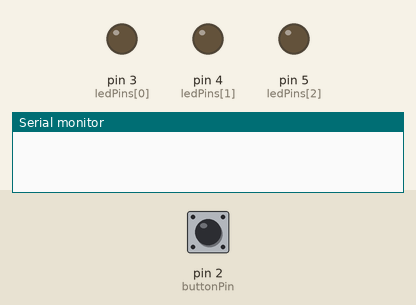
Bench run of a sketch on a simulated Arduino Uno, built with avr-gcc and run on an emulated ATmega328P. On the bench: output pins drawn as LEDs (lit = HIGH), the last lines printed to the serial monitor. Dashed ring = blinking. The test bench sets the inputs (shaded band); at power-on: pin 2 (buttonPin) HIGH.

Above: at 1.2 s.
1.3 s: pin 2 (buttonPin) pulled LOW for 0.15 s
At 1.9 s:
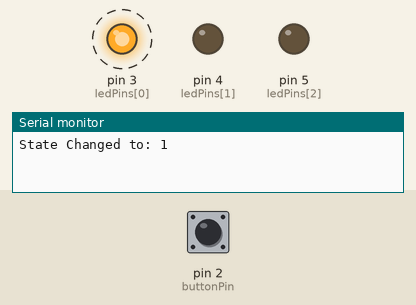
4.4 s: pin 2 (buttonPin) pulled LOW for 1 s
At 5.05 s:
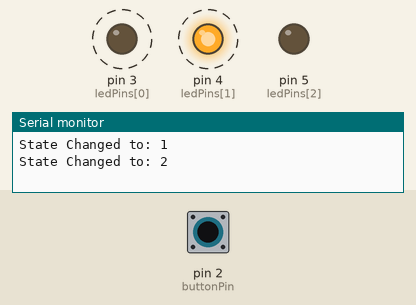
7.6 s: pin 2 (buttonPin) pulled LOW for 0.15 s
At 8.5 s:
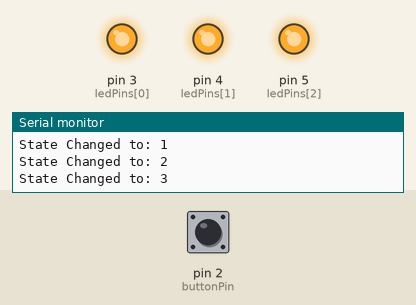
9.3 s: pin 2 (buttonPin) pulled LOW for 3.2 s
At 9.8 s:
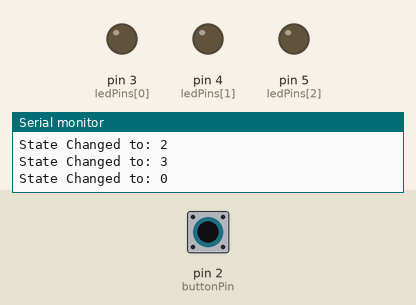
Timing chart, 0 to 12.3 s (numbered marks = the images above; inputs shaded):
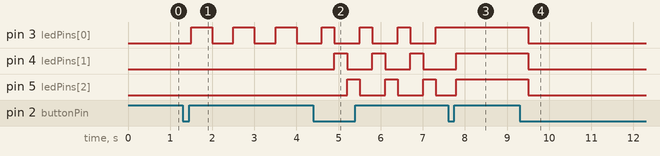

The sketch:

FSM_ModeSEL.ino
```cpp
// FSM Mode Selector using Arduino
// States: IDLE -> BLINK -> RUN -> ON -> back to IDLE
// Define states
typedef enum {S0_IDLE, S1_BLINK, S2_RUN, S3_ON} State;
State current_state = S0_IDLE;
// Pin configuration
const int ledPins[3] = {3, 4, 5};
const int buttonPin = 2;
// Variables
unsigned long lastUpdate = 0;
bool lastButtonState = HIGH;
int idx = 0;   // index for chasing LEDs
// Function: turn all LEDs OFF
void allOff() {
for (int i = 0; i < 3; i++) digitalWrite(ledPins[i], LOW);
}
void setup() {
for (int i = 0; i < 3; i++) pinMode(ledPins[i], OUTPUT);
pinMode(buttonPin, INPUT_PULLUP); // button with internal pull-up
Serial.begin(9600);
}
void loop() {
// Check button press with debounce
bool buttonState = digitalRead(buttonPin);
if (lastButtonState == HIGH && buttonState == LOW) {
// Button pressed -> change state
current_state = (State)((current_state + 1) % 4);
Serial.print("State Changed to: ");
Serial.println(current_state);
    delay(200); // debounce delay
  }
  lastButtonState = buttonState;

  // FSM State Actions
  switch (current_state) {
    case S0_IDLE:
      allOff();
      break;

    case S1_BLINK:
      if (millis() - lastUpdate > 500) {
        digitalWrite(ledPins[0], !digitalRead(ledPins[0]));
        lastUpdate = millis();
      }
      break;

    case S2_RUN:
      if (millis() - lastUpdate > 300) {
        allOff();
        digitalWrite(ledPins[idx], HIGH);
        idx = (idx + 1) % 3;
        lastUpdate = millis();
      }
      break;

    case S3_ON:
      for (int i = 0; i < 3; i++) digitalWrite(ledPins[i], HIGH);
      break;
  }
} 
```

Measured:
- after the input at 1.3 s, pin 3 (ledPins[0]): alternates HIGH for 0.50 s and LOW for 0.50 s, starting after 0.20 s
- after the input at 4.4 s, pin 4 (ledPins[1]): alternates HIGH for 0.30 s and LOW for 0.60 s, starting after 0.50 s; pin 5 (ledPins[2]): alternates HIGH for 0.30 s and LOW for 0.60 s, starting after 0.80 s
- after the input at 7.6 s, pin 3 (ledPins[0]): stops changing and stays HIGH
- after the input at 9.3 s, pin 3 (ledPins[0]), pin 4 (ledPins[1]), pin 5 (ledPins[2]): HIGH → LOW after 0.20 s
